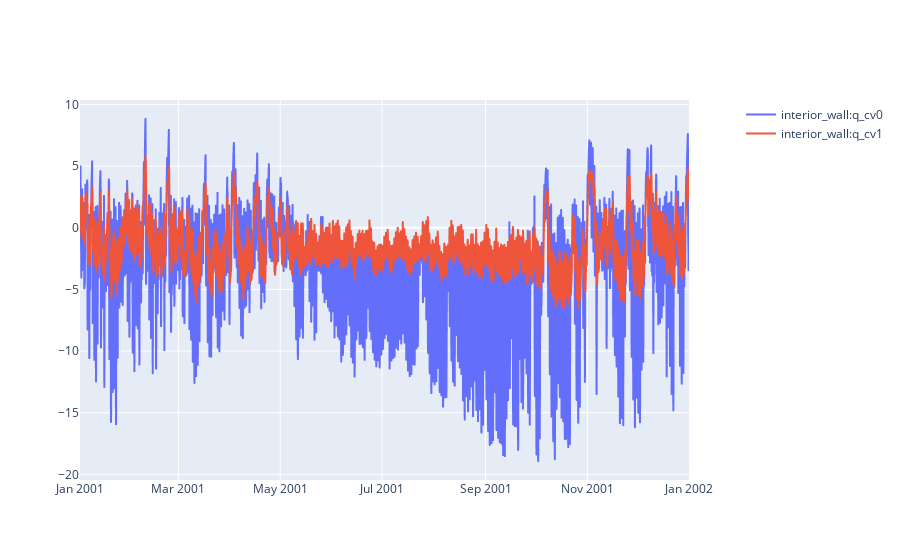

Source (notebook cell):
### Code cell
sim.plot(pro.dates(),[pro.component("interior_wall").variable("q_cv0"),pro.component("interior_wall").variable("q_cv1") ])

### Figure 1 — Plotly figure (JSON) as saved in the notebook; plotly's stock layout.template omitted (floating-point values rounded to 4 significant figures; data arrays with more than 128 entries replaced by an {"elided": "..."} marker saying what was removed)
{"data": [{"hovertemplate": "date=%{x}<br>interior_wall:q_cv0=%{y}<extra></extra>", "legendgroup": "", "line": {"dash": "solid"}, "marker": {"symbol": "circle"}, "mode": "lines", "name": "interior_wall:q_cv0", "showlegend": true, "type": "scattergl", "x": {"elided": "8760 str values"}, "xaxis": "x", "y": {"elided": "8760 float values"}, "yaxis": "y"}, {"hovertemplate": "date=%{x}<br>interior_wall:q_cv1=%{y}<extra></extra>", "legendgroup": "", "line": {"dash": "solid"}, "marker": {"symbol": "circle"}, "mode": "lines", "name": "interior_wall:q_cv1", "showlegend": true, "type": "scattergl", "x": {"elided": "8760 str values"}, "xaxis": "x", "y": {"elided": "8760 float values"}, "yaxis": "y"}], "layout": {"xaxis": {"anchor": "y", "domain": [0, 0.94]}, "yaxis": {"anchor": "x", "domain": [0, 1]}, "yaxis2": {"anchor": "x", "overlaying": "y", "side": "right"}}}
